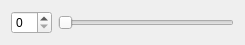
<?xml version="1.0" encoding="UTF-8"?>
<ui version="4.0">
 <class>SmallWidget</class>
 <widget class="QWidget" name="SmallWidget">
  <property name="geometry">
   <rect>
    <x>0</x>
    <y>0</y>
    <width>245</width>
    <height>38</height>
   </rect>
  </property>
  <property name="windowTitle">
   <string>Form</string>
  </property>
  <layout class="QHBoxLayout" name="horizontalLayout">
   <item>
    <widget class="QSpinBox" name="spinBox"/>
   </item>
   <item>
    <widget class="QSlider" name="horizontalSlider">
     <property name="orientation">
      <enum>Qt::Horizontal</enum>
     </property>
    </widget>
   </item>
  </layout>
 </widget>
 <resources/>
 <connections/>
</ui>
